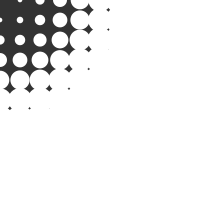
Frame 1 (no input)
Frame 60 (the mouse pressed at the canvas centre just before this capture): identical to frame 1, image omitted
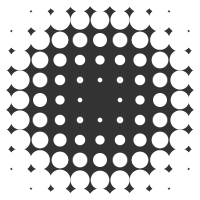
Frame 120 (the mouse held since frame 60 and released just before this capture)

The Processing sketch that drew these frames (run headless with seeded random() and noise(); from frame 60 on, the mouse is pressed at the canvas centre):

// Processing sketch: Distance2D
// ── Distance2D.pde
/**
 * Distance 2D. 
 * 
 * Move the mouse across the image to obscure and reveal the matrix.  
 * Measures the distance from the mouse to each square and sets the
 * size proportionally. 
 */
 
float max_distance;

void setup() {
  size(200, 200); 
  smooth();
  noStroke();
  max_distance = dist(0, 0, width, height);
}

void draw() 
{
  background(51);

  for(int i = 0; i <= width; i += 20) {
    for(int j = 0; j <= width; j += 20) {
      float size = dist(mouseX, mouseY, i, j);
      size = size/max_distance * 66;
      ellipse(i, j, size, size);
    }
  }
}
